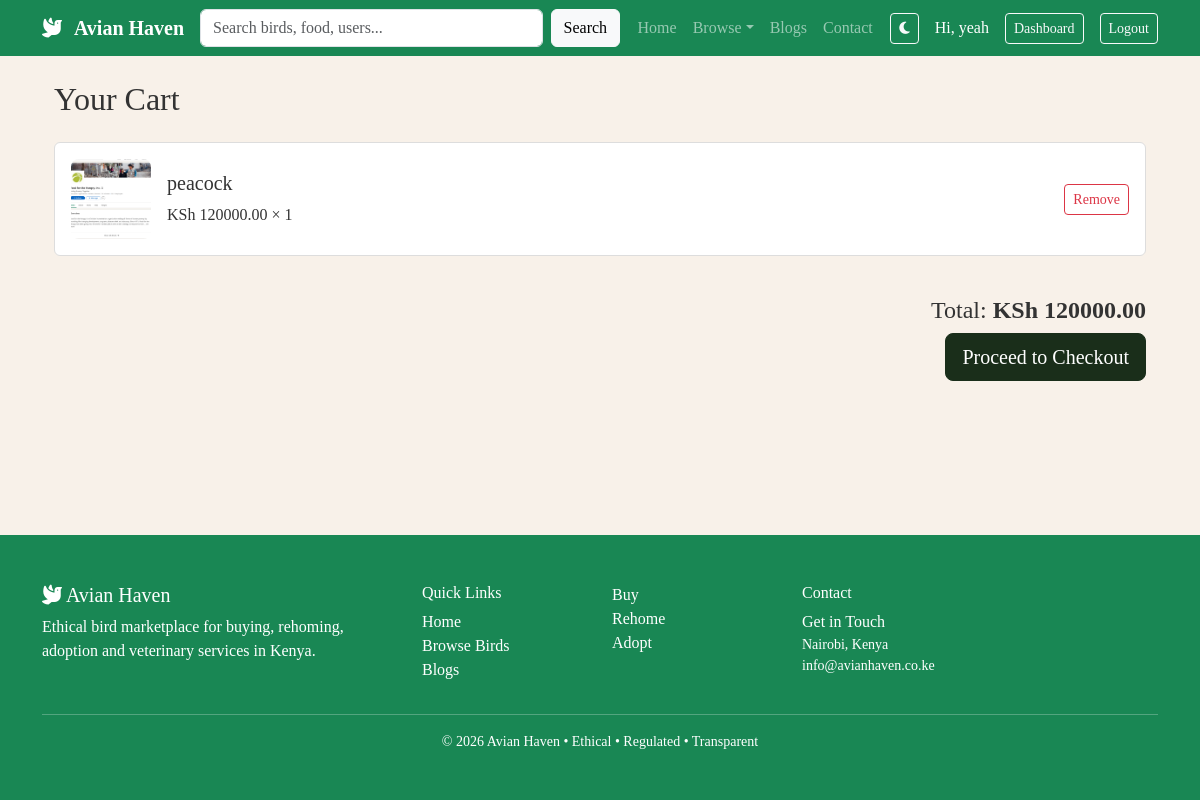
The app's page /birds/cart/ (signed in) with its own data.
### accounts/models.py (models this page shows, shortened)
class CustomUser(AbstractUser):
    ROLE_CHOICES = (
        ('buyer', 'Buyer'),
        ('seller', 'Seller'),
        ('vet', 'Veterinarian'),
    )
    role = models.CharField(max_length=10, choices=ROLE_CHOICES, default='buyer')
    phone = models.CharField(max_length=15, blank=True)
    location = models.CharField(max_length=100, blank=True)
    profile_pic = models.ImageField(upload_to='profile_pics/', blank=True, null=True)
    is_verified = models.BooleanField(default=False)
    certificate = models.FileField(upload_to='vet_certificates/', blank=True, null=True)

### birds/models.py (models this page shows, shortened)
class CartItem(models.Model):
    user = models.ForeignKey('accounts.CustomUser', on_delete=models.CASCADE)
    bird = models.ForeignKey(Bird, on_delete=models.CASCADE)
    quantity = models.PositiveIntegerField(default=1)
    added_at = models.DateTimeField(auto_now_add=True)

class Bird(models.Model):
    LISTING_TYPE_CHOICES = [
        ('sell', 'For Sale'),
        ('rehome', 'Rehoming'),
        ('adopt', 'Adoption'),
        ('food', 'Bird Food & Supplies'),
    ]
    seller = models.ForeignKey('accounts.CustomUser', on_delete=models.CASCADE, related_name='listings')
    title = models.CharField(max_length=200)
    listing_type = models.CharField(max_length=10, choices=LISTING_TYPE_CHOICES, default='sell')
    breed = models.CharField(max_length=100, blank=True)
    age = models.PositiveIntegerField(null=True, blank=True)  # months
    gender = models.CharField(max_length=10, blank=True)
    health_status = models.CharField(max_length=50, blank=True)
    location = models.CharField(max_length=100)
    price = models.DecimalField(max_digits=10, decimal_places=2, null=True, blank=True)
    quantity = models.PositiveIntegerField(default=1)
    image = models.ImageField(upload_to='listings/')
    description = models.TextField(blank=True)
    is_available = models.BooleanField(default=True)
    created_at = models.DateTimeField(auto_now_add=True)

### birds/views.py (the view)
# urls.py: path('cart/', views.cart_view, name='cart_view'),
@login_required
def cart_view(request):
    cart_items = CartItem.objects.filter(user=request.user)
    total = sum(item.bird.price * item.quantity for item in cart_items)
    return render(request, 'cart.html', {'cart_items': cart_items, 'total': total})

### templates/cart.html (shortened to what this page needs)
{% extends 'base.html' %}
{% block content %}
<div class="container">
    <h2 class="mb-4">Your Cart</h2>
    {% if cart_items %}
        <div class="row">
            {% for item in cart_items %}
            <div class="col-12 mb-3">
                <div class="card">
                    <div class="card-body d-flex justify-content-between align-items-center">
                        <div class="d-flex align-items-center">
                            <img src="{{ item.bird.image.url }}" width="80" height="80" style="object-fit:cover; border-radius:8px;" alt="">
                            <div class="ms-3">
                                <h5>{{ item.bird.title }}</h5>
                                <p class="mb-0">KSh {{ item.bird.price }} × {{ item.quantity }}</p>
                            </div>
                        </div>
                        <a href="{% url 'remove_from_cart' item.id %}" class="btn btn-outline-danger btn-sm">Remove</a>
                    </div>
                </div>
            </div>
            {% endfor %}
        </div>
        <div class="text-end mt-4">
            <h4>Total: <strong>KSh {{ total }}</strong></h4>
            <a href="{% url 'checkout' %}" class="btn btn-success btn-lg">Proceed to Checkout</a>
        </div>
    {% else %}
        <div class="text-center py-5">
            <i class="fas fa-shopping-cart fa-4x text-muted mb-3"></i>
            <h4>Your cart is empty</h4>
            <a href="{% url 'bird_listings' %}" class="btn btn-success">Browse Birds</a>
        </div>
    {% endif %}
</div>
{% endblock %}

### templates/components/navbar.html (shortened to what this page needs)
<nav class="navbar navbar-expand-lg navbar-dark bg-success">
    <div class="container">
        <a class="navbar-brand fw-bold" href="{% url 'home' %}">
            <i class="fas fa-dove me-2"></i> Avian Haven
        </a>
        <div class="collapse navbar-collapse" id="navbarNav">
            <form class="d-flex me-auto my-2 my-lg-0" style="width: 420px;" action="{% url 'search' %}" method="GET">
                <input class="form-control me-2" type="search" name="q" placeholder="Search birds, food, users..." aria-label="Search">
                <button class="btn btn-light" type="submit">Search</button>
            </form>
            <ul class="navbar-nav me-auto">
                <li class="nav-item"><a class="nav-link" href="{% url 'home' %}">Home</a></li>
                <li class="nav-item dropdown">
    <a class="nav-link dropdown-toggle" href="#" role="button" data-bs-toggle="dropdown">Browse</a>
</li>
                <li class="nav-item"><a class="nav-link" href="{% url 'blog_list' %}">Blogs</a></li>
                <li class="nav-item"><a class="nav-link" href="{% url 'contact' %}">Contact</a></li>
            </ul>
            <div class="d-flex align-items-center gap-3">
                <button id="theme-toggle" class="btn btn-outline-light btn-sm">
                    <i class="fas fa-moon"></i>
                </button>
                {% if user.is_authenticated %}
                    <span class="text-white">Hi, {{ user.username }}</span>
                    {% if user.role == 'buyer' %}
                        <a href="{% url 'buyer_dashboard' %}" class="btn btn-outline-light btn-sm">Dashboard</a>
                    {% elif user.role == 'seller' %}
                        <a href="{% url 'seller_dashboard' %}" class="btn btn-outline-light btn-sm">Dashboard</a>
                    {% elif user.role == 'vet' %}
                        <a href="{% url 'vet_dashboard' %}" class="btn btn-outline-light btn-sm">Dashboard</a>
                    {% endif %}
                    <form method="post" action="{% url 'logout' %}" style="display:inline;">
                        <button type="submit" class="btn btn-outline-light btn-sm">Logout</button>
                    </form>
                {% else %}
                    <a href="{% url 'login' %}" class="btn btn-outline-light btn-sm">Login</a>
                    <a href="{% url 'register' %}" class="btn btn-light btn-sm">Join Now</a>
                {% endif %}
            </div>
        </div>
    </div>
</nav>

### static/css/custom.css (style rules this page uses)
:root { --main-green: #1a2e1a; --accent-gold: #d9b206; --light-bg: #f8f1e9; }
body { font-family: 'Georgia', serif; background-color: var(--light-bg); color: #333; transition: all 0.4s ease; }
.card { background-color: white; color: #333; border: 1px solid #ddd; }
.card { transition: all 0.3s ease; }
.btn-success { background-color: var(--main-green); border-color: var(--main-green); }

### records on screen
CustomUser: username "yeah"
CartItem: bird.image (picture), bird "peacock", bird.price "120000.00", quantity "1"

### other values on screen
{{ total }} "120000.00"
